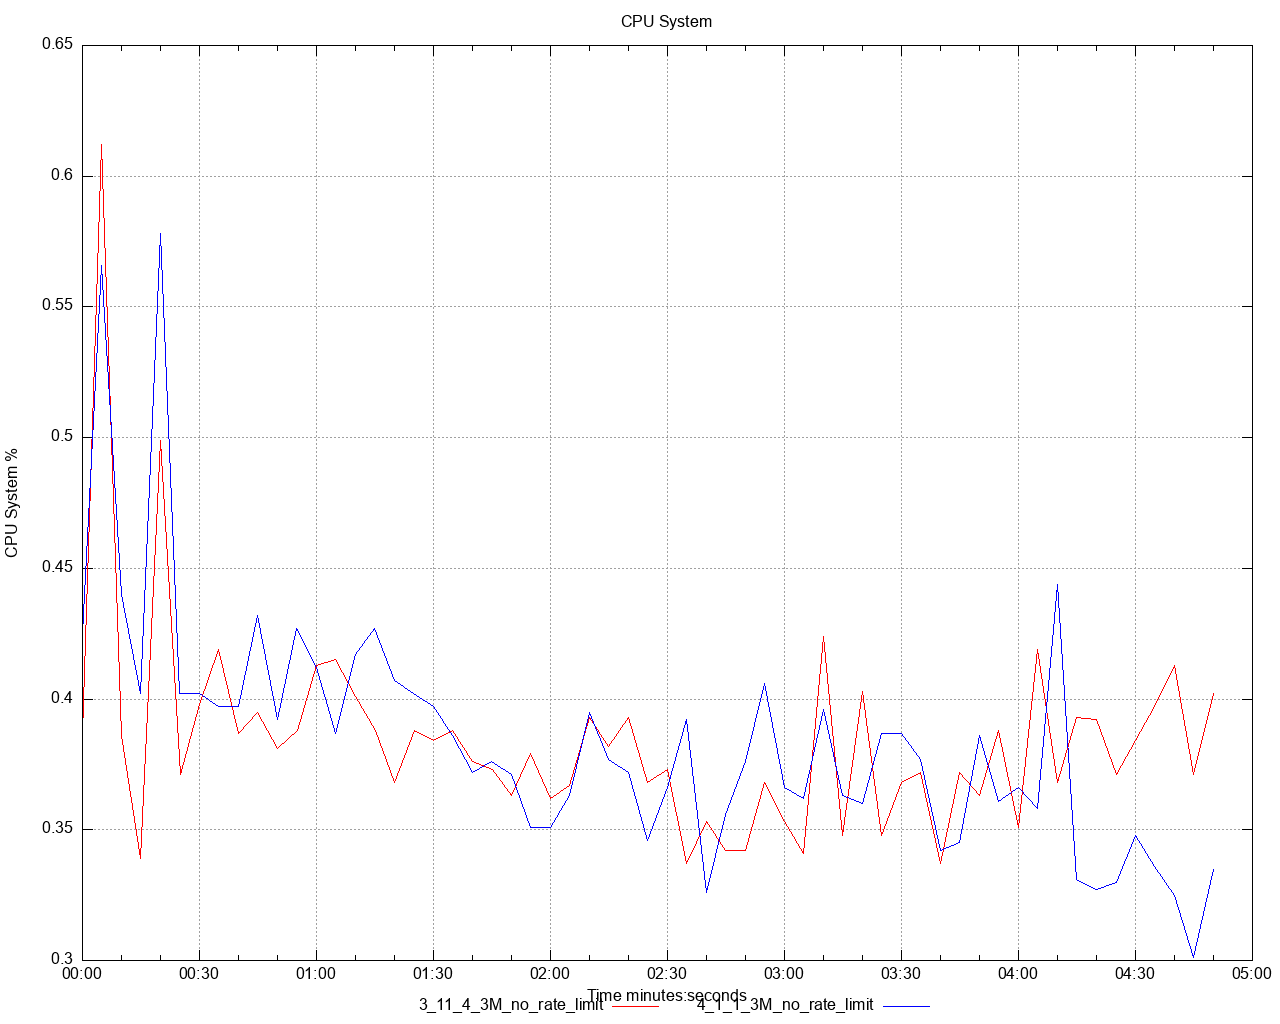

This figure's gnuplot source:
set title 'CPU System' noenhanced
set style data lines
set datafile separator ","
set terminal png size 1280,1024
set grid
set key below
set xdata time
set timefmt "%s"
offset = 0
t0(x)=(offset=($0==0) ? x : offset, x - offset)
set xlabel 'Time minutes:seconds'
set ylabel 'CPU System %'
set output '/Users/ahmet.mircik/simulator/tests/report_3M_no_rate_limit/dstat/cpu_system_A2.png'
plot \
   '/Users/ahmet.mircik/simulator/tests/report_3M_no_rate_limit/data/cpu_system_A2_1.data' using (t0(timecolumn(1))):2 title "3_11_4_3M_no_rate_limit" noenhanced lt rgb "red", \
   '/Users/ahmet.mircik/simulator/tests/report_3M_no_rate_limit/data/cpu_system_A2_2.data' using (t0(timecolumn(1))):2 title "4_1_1_3M_no_rate_limit" noenhanced lt rgb "blue", \
